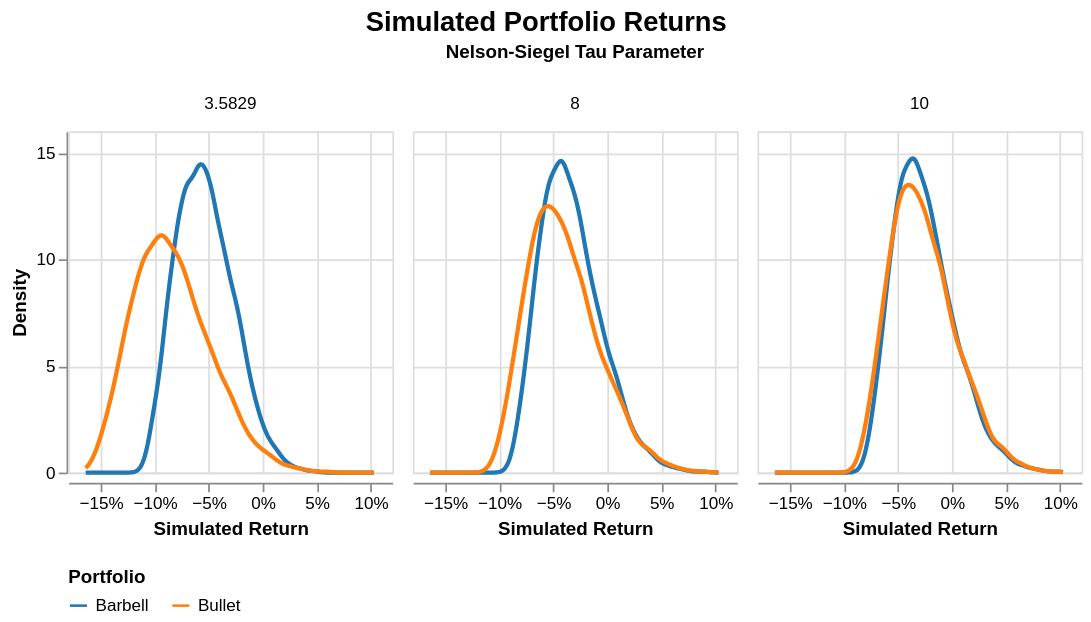

The cell this chart's notebook holds for it:
### Markdown cell above
### 4.2 Visualizing Returns: The Distribution of Outcomes 📊

Now that our data is stacked into a single, tidy format, it is time to actually see the results. The density plots below represent the continuous probability distribution of our 10,000 simulated returns for both the Barbell and the Bullet portfolios.

As you examine these charts, pay close attention to the width and shape of the curves. A taller, narrower curve means the simulated returns are tightly clustered together (lower variance), while a wider curve indicates higher risk and a wider range of possible outcomes.

Keep our "volatility spotlight" metaphor in mind. Watch how the orange Bullet distribution reacts in our base case ($\tau$ = 3.5829), and then look at what happens to the blue Barbell distribution as we slide $\tau$ all the way out to 10. The visual shift in these distributions is the pure, mechanical result of convexity and maturity placement interacting with shifting yield curve regimes.

### Code cell
density_lines = alt.Chart(df_final_long).transform_density(
    'Simulated_Return',
    as_=['Simulated_Return', 'density'],
    groupby=['Tau', 'Portfolio']
).mark_line(size=2.5).encode(
    alt.X('Simulated_Return:Q',
          title='Simulated Return',
          axis=alt.Axis(format='%')),
    alt.Y('density:Q', title='Density'),

    # 1. THE FIX: Move the legend to the bottom (saves ~100px of width)
    alt.Color('Portfolio:N',
              scale=alt.Scale(domain=['Barbell', 'Bullet'],
                              range=['#1f77b4', '#ff7f0e']),
              legend=alt.Legend(title="Portfolio", orient='bottom')),

    column=alt.Column('Tau:N', title='Nelson-Siegel Tau Parameter')
).properties(
    width=190, # Dropping just a hair to be safe
    height=200,
    title='Simulated Portfolio Returns'
).configure_title(
    fontSize=16,
    anchor='middle'
).configure_facet(
    # 2. THE FIX: Tighten the default empty space between the faceted charts
    spacing=10
)

density_lines

### Figure 1 — Vega-Lite specification as saved in the notebook (floating-point values rounded to 4 significant figures; data arrays with more than 128 entries replaced by an {"elided": "..."} marker saying what was removed)
{"config": {"view": {"continuousWidth": 300, "continuousHeight": 300}, "facet": {"spacing": 10}, "title": {"anchor": "middle", "fontSize": 16}}, "data": {"name": "data-d22602bd58201c82744c48cb455b411f"}, "mark": {"type": "line", "size": 2.5}, "encoding": {"color": {"field": "Portfolio", "legend": {"orient": "bottom", "title": "Portfolio"}, "scale": {"domain": ["Barbell", "Bullet"], "range": ["#1f77b4", "#ff7f0e"]}, "type": "nominal"}, "column": {"field": "Tau", "title": "Nelson-Siegel Tau Parameter", "type": "nominal"}, "x": {"axis": {"format": "%"}, "field": "Simulated_Return", "title": "Simulated Return", "type": "quantitative"}, "y": {"field": "density", "title": "Density", "type": "quantitative"}}, "height": 200, "title": "Simulated Portfolio Returns", "transform": [{"density": "Simulated_Return", "groupby": ["Tau", "Portfolio"], "as": ["Simulated_Return", "density"]}], "width": 190, "$schema": "https://vega.github.io/schema/vega-lite/v6.4.1.json", "datasets": {"data-d22602bd58201c82744c48cb455b411f": {"elided": "60000 records"}}}
